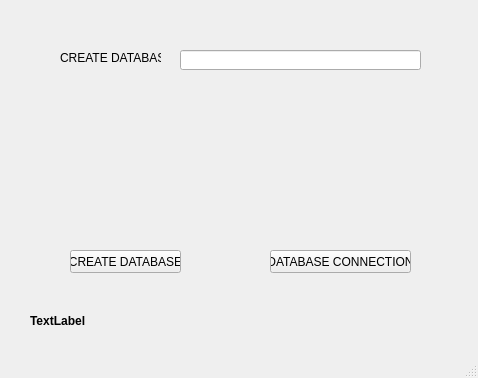
<?xml version="1.0" encoding="UTF-8"?>
<ui version="4.0">
 <class>MainWindow</class>
 <widget class="QMainWindow" name="MainWindow">
  <property name="geometry">
   <rect>
    <x>0</x>
    <y>0</y>
    <width>478</width>
    <height>378</height>
   </rect>
  </property>
  <property name="windowTitle">
   <string>MainWindow</string>
  </property>
  <widget class="QWidget" name="centralwidget">
   <widget class="QLineEdit" name="lineEdit">
    <property name="geometry">
     <rect>
      <x>180</x>
      <y>50</y>
      <width>241</width>
      <height>20</height>
     </rect>
    </property>
   </widget>
   <widget class="QLabel" name="label">
    <property name="geometry">
     <rect>
      <x>60</x>
      <y>50</y>
      <width>101</width>
      <height>16</height>
     </rect>
    </property>
    <property name="text">
     <string>CREATE DATABASE</string>
    </property>
   </widget>
   <widget class="QPushButton" name="pushButton">
    <property name="geometry">
     <rect>
      <x>70</x>
      <y>250</y>
      <width>111</width>
      <height>23</height>
     </rect>
    </property>
    <property name="text">
     <string>CREATE DATABASE</string>
    </property>
   </widget>
   <widget class="QPushButton" name="pushButton_2">
    <property name="geometry">
     <rect>
      <x>270</x>
      <y>250</y>
      <width>141</width>
      <height>23</height>
     </rect>
    </property>
    <property name="text">
     <string>DATABASE CONNECTION</string>
    </property>
   </widget>
   <widget class="QLabel" name="label_2">
    <property name="geometry">
     <rect>
      <x>30</x>
      <y>311</y>
      <width>181</width>
      <height>20</height>
     </rect>
    </property>
    <property name="font">
     <font>
      <bold>true</bold>
     </font>
    </property>
    <property name="text">
     <string>TextLabel</string>
    </property>
   </widget>
  </widget>
  <widget class="QMenuBar" name="menubar">
   <property name="geometry">
    <rect>
     <x>0</x>
     <y>0</y>
     <width>478</width>
     <height>21</height>
    </rect>
   </property>
  </widget>
  <widget class="QStatusBar" name="statusbar"/>
 </widget>
 <resources/>
 <connections/>
</ui>
